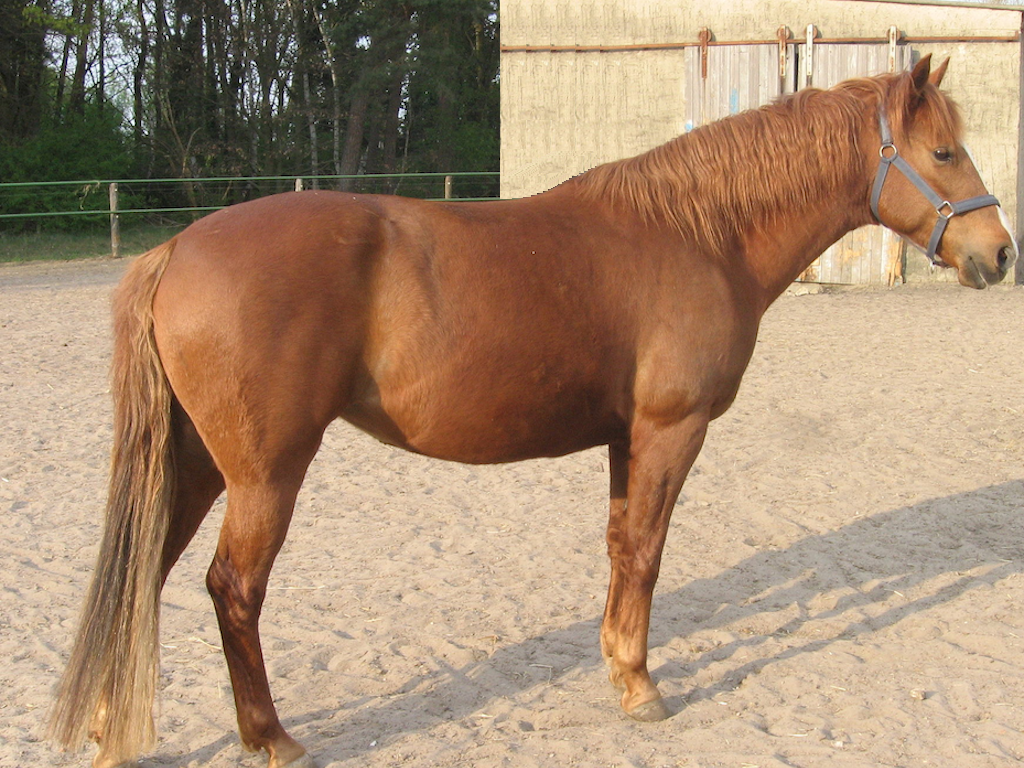
#> input picture Sheet4/aufgabe2/horse.png, 1024 x 768 px
$ python blendingimages.py
#> lines starting #> are read from the running program, lines starting #| are printed output that depends on the picture
import cv2
import numpy as np, sys

horse = cv2.imread('horse.png')
#> horse is the input picture: shape (768, 1024, 3); mean B, G, R 113.7, 140.5, 169
zebra = cv2.imread('zebra.png')
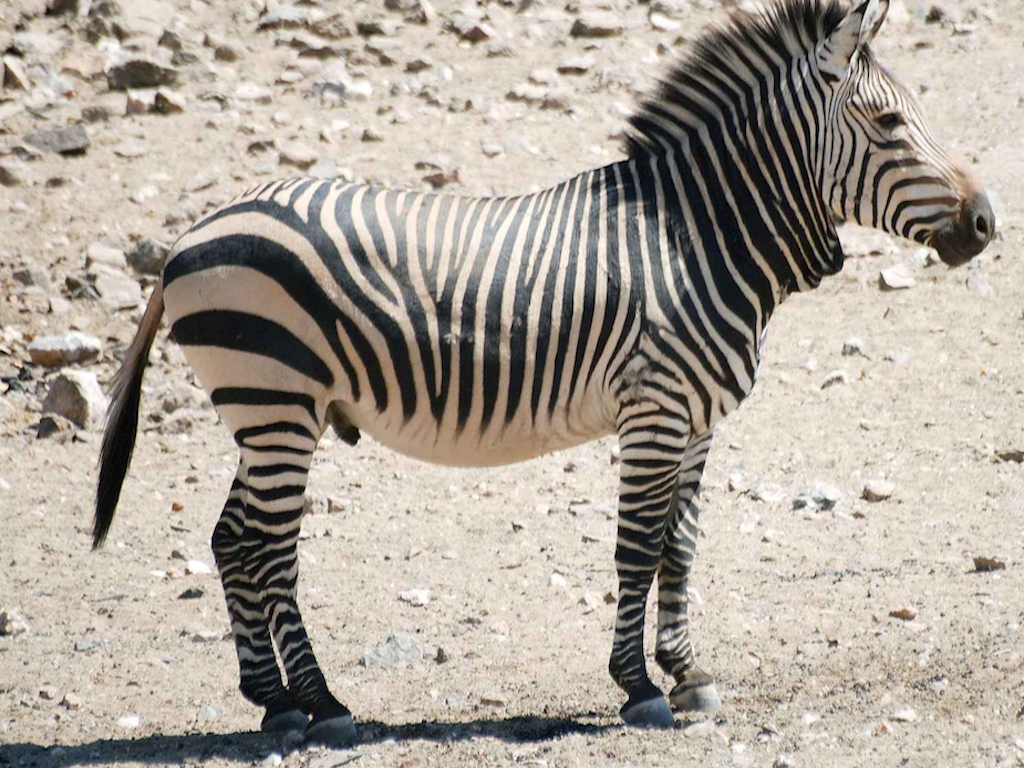
#> input picture Sheet4/aufgabe2/zebra.png, 1024 x 768 px
#> zebra is the input picture: shape (768, 1024, 3); mean B, G, R 154.2, 164.2, 172.4

#generate Gaussian Pyramid for horse
Gaussian = horse.copy()
GaussianHorse = [Gaussian]
for i in range(6):
    Gaussian = cv2.pyrDown(Gaussian)
    GaussianHorse.append(Gaussian)
#> after the loop, GaussianHorse = 7 items

#generate Gaussian Pyramid for zebra
Gaussian = zebra.copy()
GaussianZebra = [Gaussian]
for i in range(6):
    Gaussian = cv2.pyrDown(Gaussian)
    GaussianZebra.append(Gaussian)
#> this loop made 6 passes
#> pass 3, `Gaussian = cv2.pyrDown(Gaussian)`:
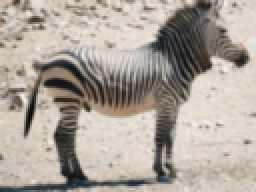
#> Gaussian: shape (96, 128, 3) (shown 2 times larger); mean B, G, R 154.1, 164.1, 172.4
#> after the loop, GaussianZebra = 7 items

#generate Laplacian Pyramid for horse
LaplaceHorse = [GaussianHorse[5]]
for i in range (5, 0, -1):
    GaussianX = cv2.pyrUp(GaussianHorse[i])
    Laplace = cv2.subtract(GaussianHorse[i-1], GaussianX)
    LaplaceHorse.append(Laplace)
#> after the loop, LaplaceHorse = 6 items

#generate Laplacian Pyramid for zebra
LaplaceZebra = [GaussianZebra[5]]
for i in range (5, 0, -1):
    GaussianX = cv2.pyrUp(GaussianZebra[i])
    Laplace = cv2.subtract(GaussianZebra[i-1], GaussianX)
    LaplaceZebra.append(Laplace)
#> this loop made 5 passes
#> pass 2, `Laplace = cv2.subtract(GaussianZebra[i-1], GaussianX)`:
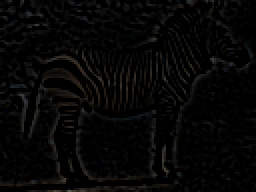
#> Laplace: shape (96, 128, 3) (shown 2 times larger); mean of channels 0, 1, 2 5.7, 5.9, 6.2; drawn as B, G, R
#> after the loop, LaplaceZebra = 6 items

#add left and right halves of the images in each level
LS = []
for lhorse, lzebra in zip(LaplaceHorse, LaplaceZebra):
    rows, cols, dpt = lhorse.shape
    ls = np.hstack((lhorse[:,0:int(cols/2)], lzebra[:,int(cols/2):]))
    LS.append(ls)
#> this loop made 6 passes
#> (rows, cols) on passes 1 to 6: (24, 32), (48, 64), (96, 128), (192, 256), (384, 512), (768, 1024)
#> pass 1, `ls = np.hstack((lhorse[:,0:int(cols/2)], lzebra[:,int(cols/2):]))`:
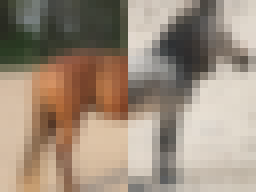
#> ls: shape (24, 32, 3) (shown 8 times larger); mean of channels 0, 1, 2 124.8, 141.4, 157.4; drawn as B, G, R
#> pass 3, `ls = np.hstack((lhorse[:,0:int(cols/2)], lzebra[:,int(cols/2):]))`:
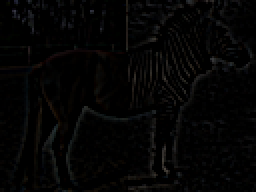
#> ls: shape (96, 128, 3) (shown 2 times larger); mean of channels 0, 1, 2 3.9, 4.1, 4.3; drawn as B, G, R
#> after the loop, LS = 6 items

#now reconstruct
ls_ = LS[0]
for i in range(1,6):
    ls_ = cv2.pyrUp(ls_)
    ls_ = cv2.add(ls_, LS[i])
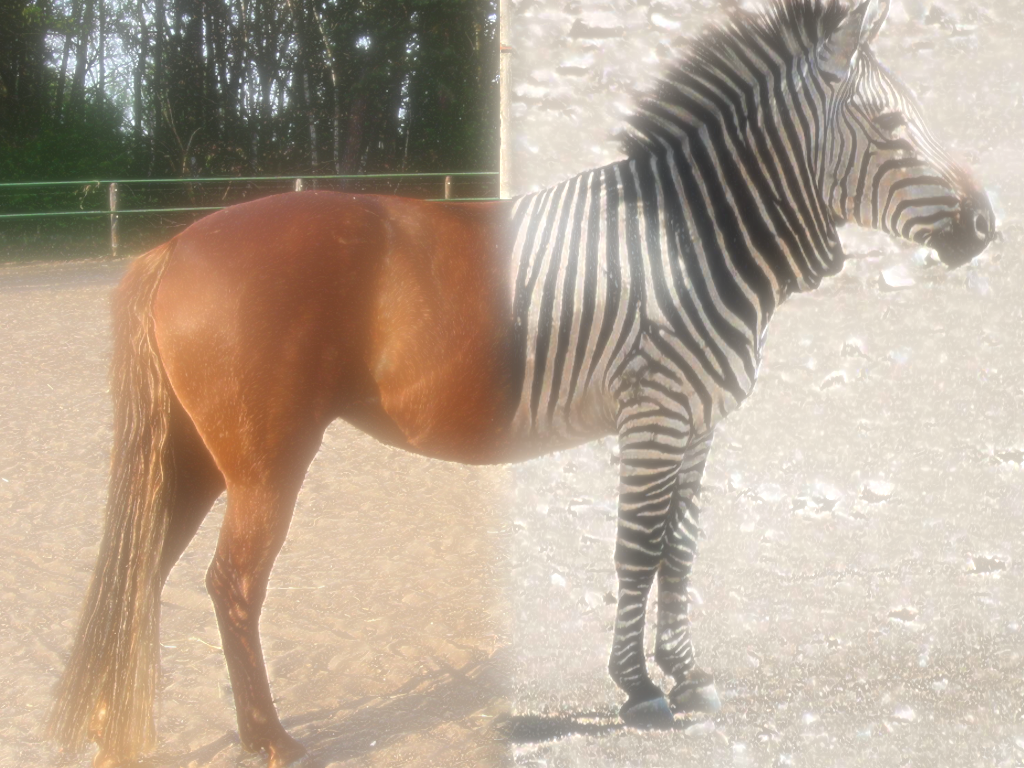
#> ls_: shape (768, 1024, 3); mean of channels 0, 1, 2 146.9, 164.4, 181.5; drawn as B, G, R

#image with direct connectig each half
real = np.hstack((horse[:,0:int(cols/2)],zebra[:,int(cols/2):]))
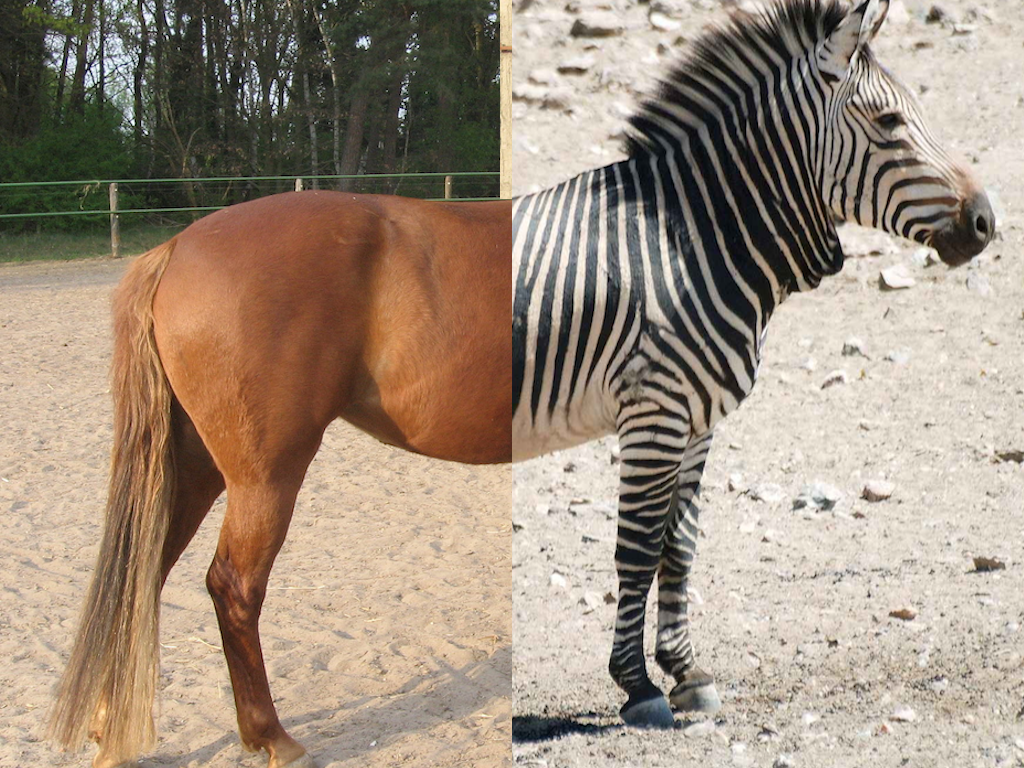
#> real: shape (768, 1024, 3); mean B, G, R 125.9, 142.7, 159.3

cv2.imwrite('Pyramid_blending2.png', ls_)
cv2.imwrite('Direct_blending.jpg', real)
